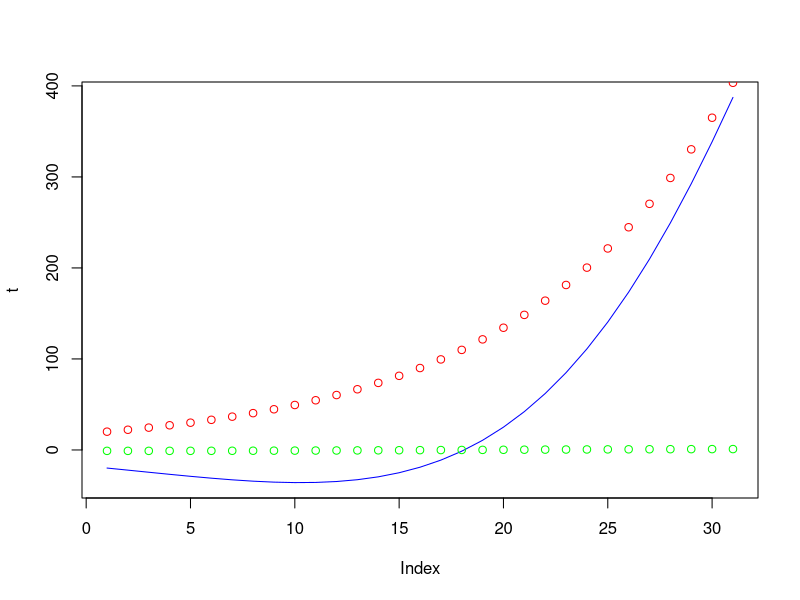
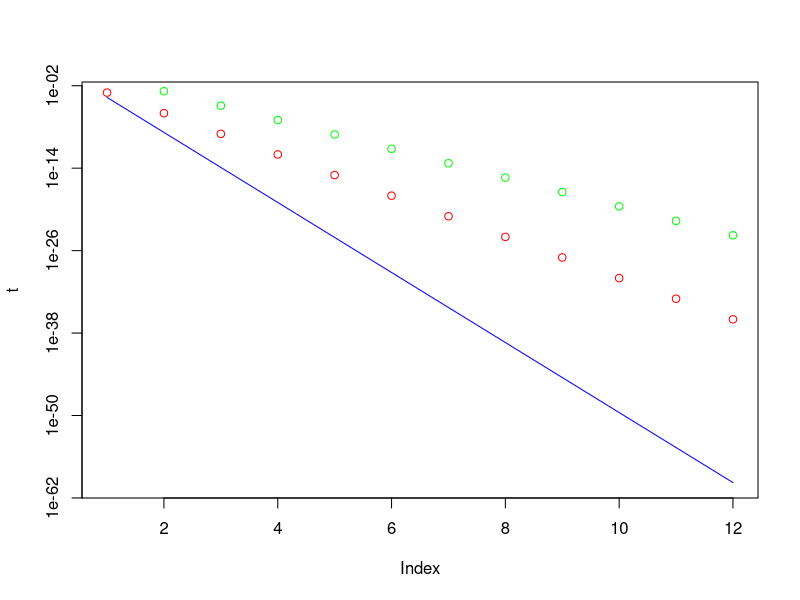
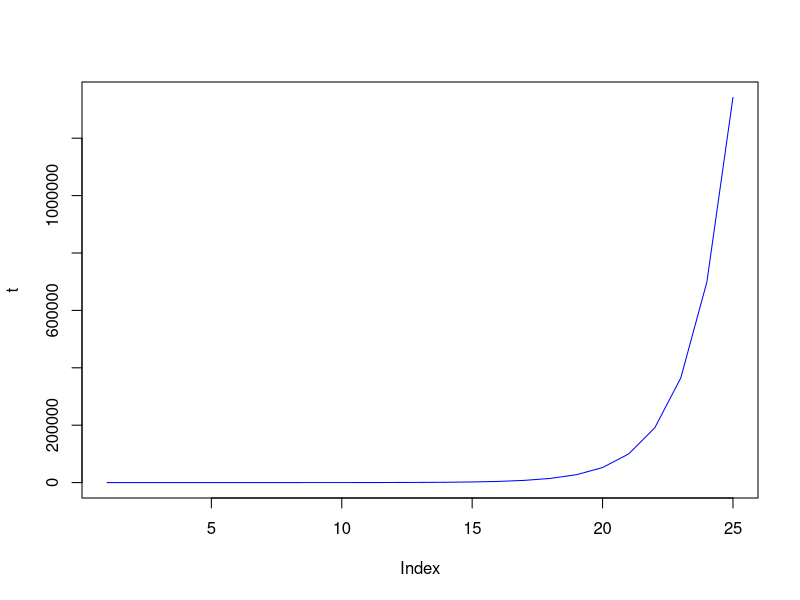
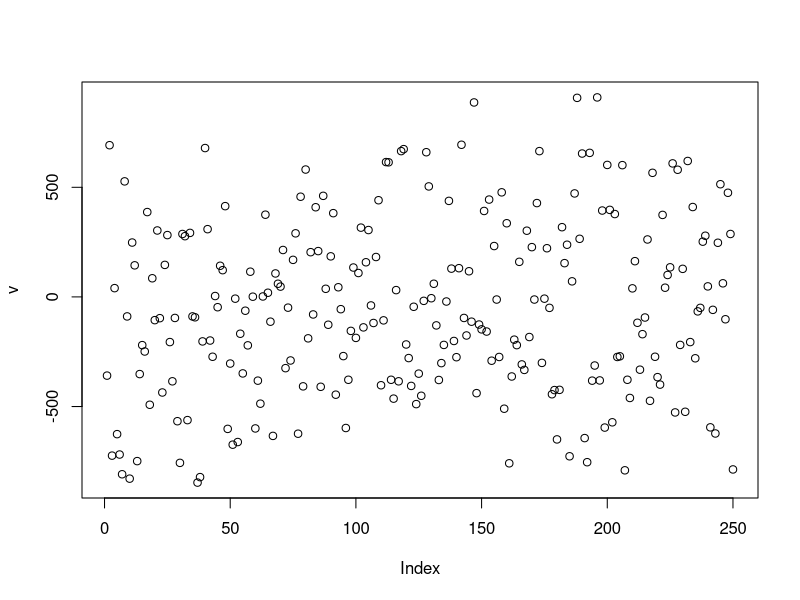
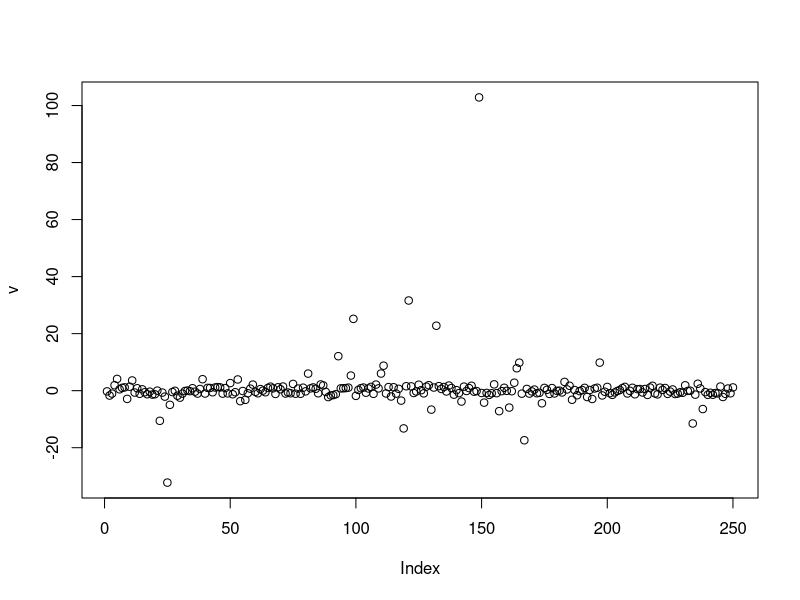
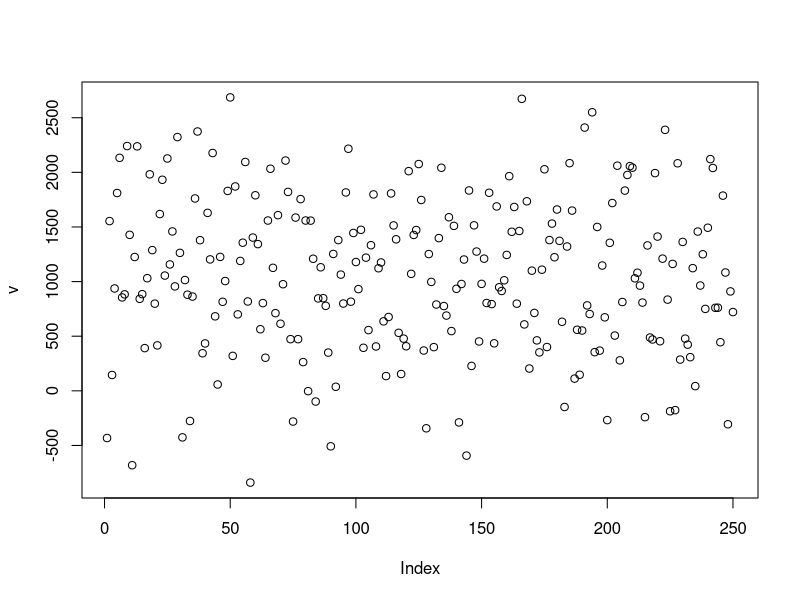
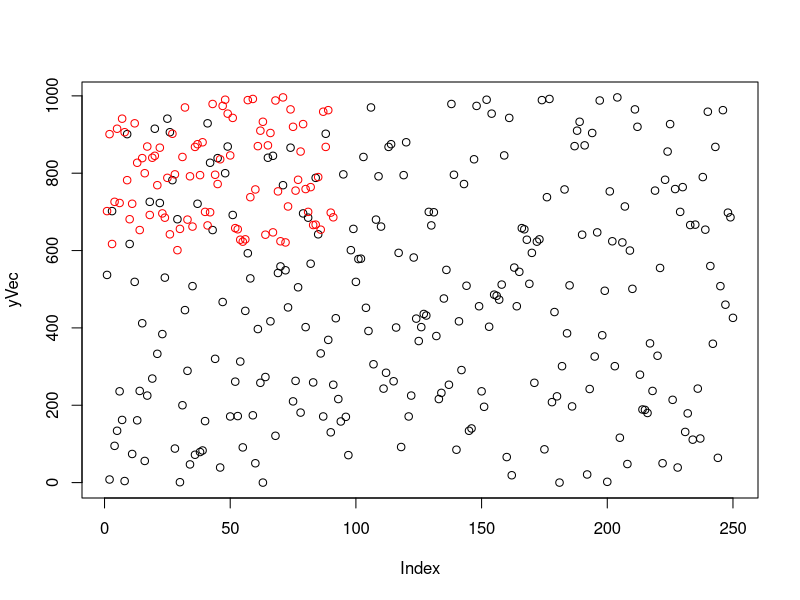
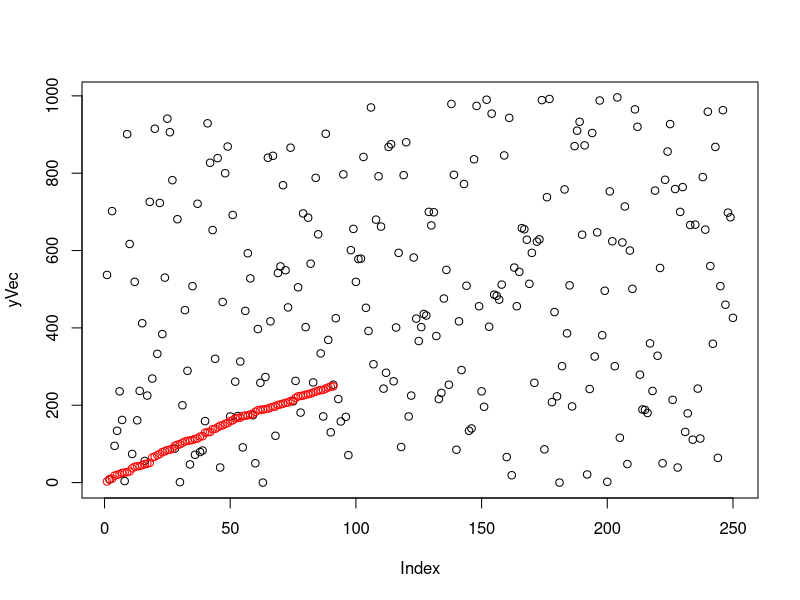

These charts were generated, in order, by the following R code:
#Problem 1
# a. (1,2,3,...,19,20)
x <- c(1:20)
# b. (20,19,....,2,1)
y <- c(20:1)
# c. (1,2,3,...,19,20,19,18,...,2,1)
z <- c(1:20,19:1)
#d.(4, 6, 3) and assign it to the name tmp.
tmp <- c(4,6,3)
#e. (4, 6, 3, 4, 6, 3,...,4, 6, 3) with 10 occurances of 4
x <- rep(tmp, times=10) 
#or x <- c(answerabve,4)
#f. (4, 6, 3, 4, 6, 3,...,4, 6, 3,4) with 11 occurances of 4
y  <- rep(tmp, times=5, length= 31)
#g. (4, 4, ..., 4, 6, 6, ..., 6, 3, 3, ..., 3) with 10 occurances of 4, 20 occurances of 6, and 30 occurances of 3
z <- rep(tmp, times=c(10,20,30))

# Problem 2
# Create a vector of values e^(x)cosx at x= 3, 3.1, 3.2, ...,6. Then, make plot of multiplicands and products
x <- seq(3,6, by=.1) # makes a vector for values of x
t <- exp(x)*cos(x) # makes a vector of computed values
plot(t,type="l", col="blue")
points(exp(x),col="red")
points(cos(x), col= "green")

# Problem 3
# Create vectors
# a. (0.1^3*0.2^1,0.1^6*0.2^4,...,0.1^36*0.2^34)
x <- 0.1^seq(3,36, by=3)
y <- 0.2^seq(1,34, by=3)
t <- x*y
plot(t,type = "l", log = "y", col="blue")
points(x, col="red")
points(y, col="green")
# b. (2, 2^2/2, 2^3/3, ..., 2^25/25)
x <- seq(1,25, by=1)
t <- (2^(x))/x
plot(t,type='l', col="blue")

# Problem 4. Calculate.
# a. sum(from i=10 to 100)(i^3+4i^2)
i <- 10:100
sum(i^3+4*i^2)
# b. sum(from i=1 to 25)(2^i/i+3^i/i^2)
i <- 1:25
sum((2^i)/i+(3^i)/(i^2))


# Problem 5. Use the Paste Function to create character vectors of length 30
# a. ("label 1", "label 2", ....., "label 30"). Space between label and the following number
paste("label", 1:30)
# b. ("fn1", "fn2", ..., "fn30"). No spacing between fn and the following number
paste("fn", 1:30, sep='')

# Problem 6. Creates two vectors of random integers which are chosen with replacement from the integers 0, 1, . . . , 999. Both vectors have length 250.
set.seed(50)
xVec <- sample(0:999, 250, replace=T)
yVec <- sample(0:999, 250, replace=T)
# x =(x1, x2,...,xn) denotes the vector xVec, y =(y1, y2,...,yn) denotes the vector yVec
# a. Create the vector (y2 − x1, . . . , yn − xn−1) and plot it
y1 <- yVec[-1]
v <- c(y1-xVec)
plot(v)
# b.  Create the vector (sin(y1)/cos(x2), sin(y2)/cos(x3), . . . ,sin(yn−1)/cos(xn)) and plot it
x1 <- xVec[-1]
v <- sin(yVec)/cos(x1)
plot(v)
# c. Create the vector (x1 + 2x2 − x3, x2 + 2x3 − x4, . . . , xn−2 + 2xn−1 − xn).
x2 <- xVec[-2:-1]
x1 <- xVec[-1]
v <- xVec+2*x1-x2
plot(v)
# d. calculate sum(i-1 to n-1)(e^-xi+1/x1+10)
sum(exp(-xVec[-1])/(xVec[-length(xVec)] + 10))


# Problem 7. Use of Functions: sort, order, mean, sqrt, sum, and abs
# a. Pick out the values in yVec which are > 600 and plot as a subset
a <- yVec[yVec>600]
plot(yVec)
points(a,col="red")
# b. Index positions of the values found above
b <- which(yVec>600)
plot(yVec)
points(b,col="red")
# c. What are the values in xVec that correspond to the values in yVec, which are >600
c <- xVec[which(yVec>600)]
plot(xVec)
points(c, col='green')
# d. Create the vector (|x1 − x ̄|^1/2, |x2 − x ̄|^1/2, . . . , |xn −x ̄|^1/2) where x ̄ denotes the mean of the vector.x = (x1, x2, . . . ,xn).
# Make a chart that shows the xVec and the vector created
t <- sqrt(abs(xVec-mean(xVec)))
plot(xVec)
points(t,col='blue')
# e. How many values in yVec are within 200 of the maximum value of the terms in yVec?
sum(yVec>max(yVec)-200)
# f. How many numbers in xVec are divisible by 2? (Note that the modulo operator is denoted %%
sum(xVec%%2==0)
# g. Sort the numbers in the vector xVec in the order of increasing values in yVec. Make a chart
t <- xVec[order(yVec)]
plot(xVec)
points(t, col='red')
# h. Pick out the elements in yVec at index positions 1, 4, 7, 10, 13,... Make a chart
x <- seq(1,250, by=3)
t <- yVec[x]
plot(yVec)
points(t, col='red')

# Problem 8. Using cumprod function to calculate: 1 + 2/3 + (2/3)(4/5) + ((2/3)(4/5)(6/7)) + ...+ ((2/3)(4/5)...(38/39))
x <- seq(2,38, by=2)
y <- seq(3,39, by=2)
1+sum(cumprod(x/y))
